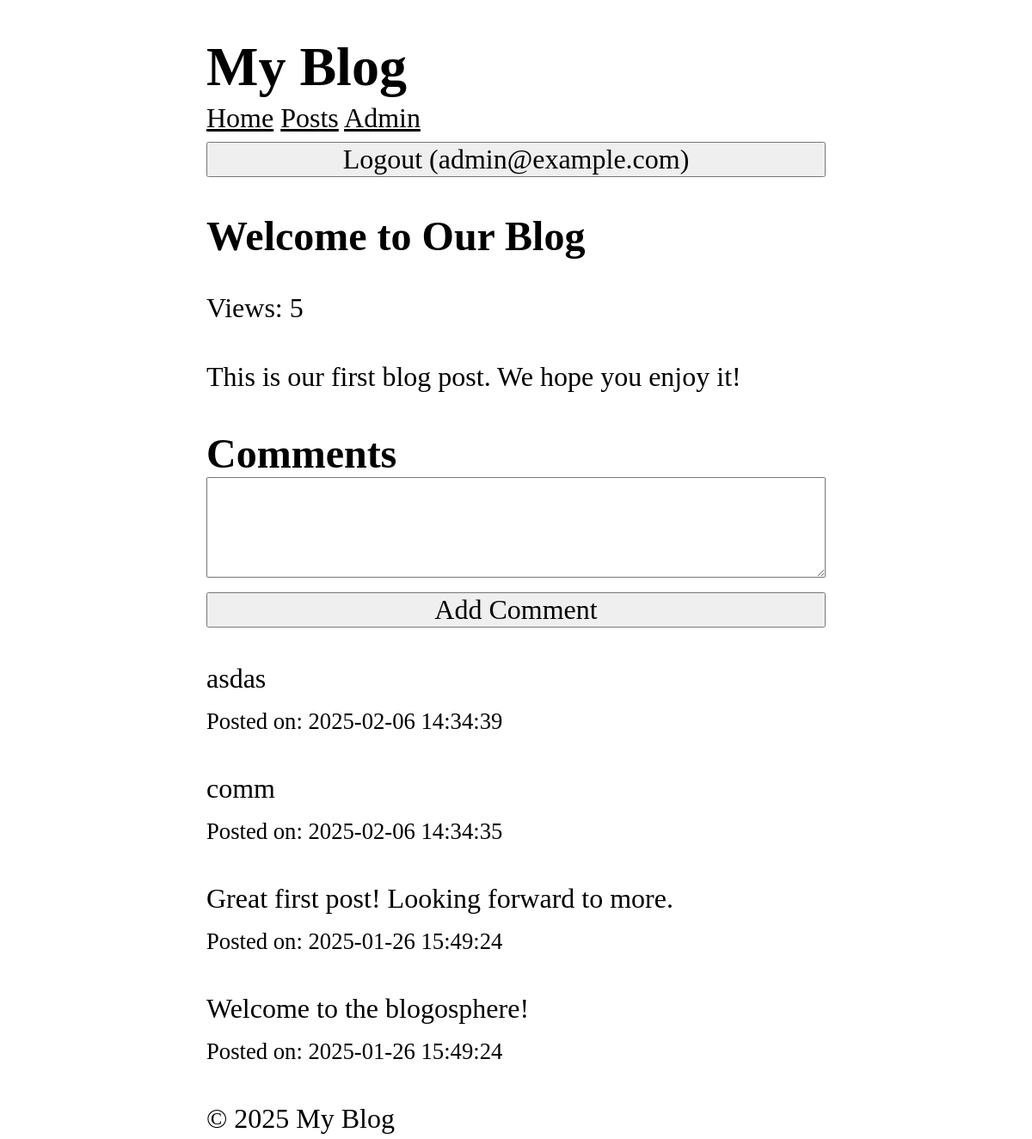
The app's page /posts/1 (signed in) with its own data.
### tables this page shows
CREATE TABLE users (
  id INTEGER PRIMARY KEY AUTOINCREMENT,
  name TEXT NOT NULL,
  email TEXT UNIQUE NOT NULL,
  password TEXT NOT NULL,
  role TEXT NOT NULL DEFAULT 'user',
  created_at DATETIME DEFAULT CURRENT_TIMESTAMP
);

CREATE TABLE posts (
  id INTEGER PRIMARY KEY AUTOINCREMENT,
  title TEXT NOT NULL,
  content TEXT NOT NULL,
  views INTEGER DEFAULT 0,
  user_id INTEGER NOT NULL,
  created_at DATETIME DEFAULT CURRENT_TIMESTAMP,
  FOREIGN KEY (user_id) REFERENCES users (id)
);

CREATE TABLE comments (
  id INTEGER PRIMARY KEY AUTOINCREMENT,
  content TEXT NOT NULL,
  user_id INTEGER NOT NULL,
  post_id INTEGER NOT NULL,
  created_at DATETIME DEFAULT CURRENT_TIMESTAMP,
  FOREIGN KEY (user_id) REFERENCES users (id),
  FOREIGN KEY (post_id) REFERENCES posts (id)
);

### core/View.php (called while the page is built, shortened)
<?php
class View
{
  protected static $globals = [];
  public static function share(string $key, mixed $value): void
  {
    static::$globals[$key] = $value;
  }
  public static function render(string $template, array $data = [], string $layout = null): string
  {
    $data = [...static::$globals, ...$data];
    $content = static::renderTemplate(
      $template,
      $data
    );
    return static::renderLayout($layout, $data, $content);
  }
  protected static function renderTemplate(string $template, array $data): string
  {
    extract($data);
    $path = dirname(__DIR__) . "/app/Views/$template.php";
    require $path;
    return ob_get_clean();
  }
  protected static function renderLayout(?string $template, array $data, string $content): string
  {
    extract([...$data, 'content' => $content]);
    $path = dirname(__DIR__) . "/app/Views/$template.php";
    require $path;
    return ob_get_clean();
  }
}

### app/Controllers/PostController.php (called while the page is built, shortened)
<?php
class PostController {
  public function show($id) {
    $post = Post::find($id);
    $comments = Comment::forPost($id);
    return View::render(
      template: 'post/show',
      layout: 'layouts/main',
      data: ['post' => $post, 'comments' => $comments]
    );
  }
}

### core/Router.php (called while the page is built, shortened)
<?php
class Router
{
  protected array $routes = [];
  protected array $globalMiddleware = [];
  protected array $routeMiddleware = [];
  public function add(string $method, string $uri, string $controller, array $middlewares = []): void
  {
    $this->routes[] = [
      'method' => $method,
      'uri' => $uri,
      'controller' => $controller,
      'middlewares' => $middlewares
    ];
  }
  public function addGlobalMiddleware(string $middleware): void
  {
    $this->globalMiddleware[] = $middleware;
  }
  public function addRouteMiddleware(string $name, string $middleware): void
  {
    $this->routeMiddleware[$name] = $middleware;
  }
  public function dispatch(string $uri, string $method): string
  {
    $route = $this->findRoute($uri, $method);
    $middlewares = [...$this->globalMiddleware, ...array_map(fn($name) => $this->routeMiddleware[$name], $route['middlewares'])];
    return $this->runMiddleware($middlewares, function () use ($route) {
      [$controller, $action] = explode('@', $route['controller']);
      return $this->callAction($controller, $action, $route['params']);
    });
  }
  protected function runMiddleware(array $middlewares, callable $target): mixed
  {
    $next = $target;
    foreach (array_reverse($middlewares) as $middleware) {
      $next = function () use ($middleware, $next) {
        error_log("Middleware running $middleware");
        return (new $middleware)->handle($next);
      };
    }
    return $next();
  }
  protected function findRoute(string $uri, string $method): ?array
  {
    foreach ($this->routes as $route) {
      $params = $this->matchRoute($route['uri'], $uri);
      if ($params !== null && $route['method'] === $method) {
        return [...$route, 'params' => $params];
      }
    }
    return null;
  }
  protected function matchRoute(string $routeUri, string $requestUri): ?array
  {
    $routeSegments = explode('/', trim($routeUri, '/'));
    $requestSegments = explode('/', trim($requestUri, '/'));
    if (count($routeSegments) !== count($requestSegments)) {
      return null;
    }
    $params = [];
    foreach ($routeSegments as $index => $routeSegment) {
      if (str_starts_with($routeSegment, '{') && str_ends_with($routeSegment, '}')) {
        $params[trim($routeSegment, '{}')] = $requestSegments[$index];
      } elseif ($routeSegment !== $requestSegments[$index]) {
        return null;
      }
    }
    return $params;
  }
  protected function callAction(string $controller, string $action, array $params): string
  {
    return (new $controllerClass)->$action(...$params);
  }
}

### app/Middlewares/CSRF.php (called while the page is built, shortened)
<?php
class CSRF implements Middleware
{
  public function handle(callable $next)
  {
    return $next();
  }
}

### app/Middlewares/View.php (called while the page is built, shortened)
<?php
class View implements Middleware
{
  public function handle(callable $next)
  {
    CoreView::share('user', Auth::user());
    return $next();
  }
}

### core/App.php (called while the page is built, shortened)
<?php
class App {
  protected static $container = [];
  public static function bind(string $key, mixed $value): void {
    static::$container[$key] = $value;
  }
  public static function get(string $key): mixed {
    return static::$container[$key];
  }
}

### core/Model.php (called while the page is built, shortened)
<?php
abstract class Model
{
  protected static string $table;
  public static function find(mixed $id): ?static
  {
    $db = App::get('database');
    return $db->fetch("SELECT * FROM " . static::$table . " WHERE id = ?", [$id], static::class);
  }
}

### core/Database.php (called while the page is built, shortened)
<?php
class Database
{
  protected $pdo;
  public function __construct(array $config)
  {
    try {
      $dsn = $this->createDsn($config);
      $username = $config['username'] ?? null;
      $password = $config['password'] ?? null;
      $options = $config['options'] ?? null;
      $this->pdo = new PDO($dsn, $username, $password, $options);
      $this->pdo->setAttribute(PDO::ATTR_ERRMODE, PDO::ERRMODE_EXCEPTION);
    } catch (PDOException $e) {
      throw new Exception("Could not connect to the database");
    }
  }
  protected function createDsn(array $config): string
  {
    $driver = $config['driver'];
    $dbname = $config['dbname'];
    return match ($driver) {
      'sqlite' => "sqlite:$dbname",
      default => throw new Exception("Unsupported database driver: $driver")
    };
  }
  public function query(string $sql, array $params = []): PDOStatement
  {
    $stmt = $this->pdo->prepare($sql);
    $stmt->execute($params);
    return $stmt;
  }
  public function fetchAll(string $sql, array $params = [], ?string $className = null): array
  {
    $stmt = $this->query($sql, $params);
    if ($className) {
      $results = $stmt->fetchAll(PDO::FETCH_ASSOC);
      return array_map(function ($row) use ($className) {
        $object = new $className();
        foreach ($row as $key => $value) {
          if (property_exists($object, $key)) {
            $object->$key = $value;
          }
        }
        return $object;
      }, $results);
    }
    return $stmt->fetchAll(PDO::FETCH_ASSOC);
  }
  public function fetch(string $sql, array $params = [], ?string $className = null): mixed
  {
    $stmt = $this->query($sql, $params);
    if ($className) {
      $result = $stmt->fetch(PDO::FETCH_ASSOC);
      if ($result) {
        $object = new $className();
        foreach ($result as $key => $value) {
          if (property_exists($object, $key)) {
            $object->$key = $value;
          }
        }
        return $object;
      }
      return null;
    }
    return $stmt->fetch(PDO::FETCH_ASSOC);
  }
}

### app/Models/Comment.php (called while the page is built, shortened)
<?php
class Comment extends Model
{
  public static function forPost($postId): array
  {
    $db = App::get('database');
    return $db->fetchAll(
      "SELECT * FROM comments WHERE post_id = ? ORDER BY created_at DESC",
      [$postId],
      static::class
    );
  }
}

### app/Services/Auth.php (called while the page is built, shortened)
<?php
class Auth
{
  protected static $user = null;
  public static function user(): ?User
  {
    if (static::$user === null) {
      $userId = $_SESSION['user_id'] ?? null;
      static::$user = $userId
        ? User::find($userId)
        : RememberMe::user();
    }
    return static::$user;
  }
}

### app/Views/post/show.php (the view, shortened to what this page needs)
<article>
  <h1><?= htmlspecialchars($post->title) ?></h1>
  <p>Views: <?= $post->views ?></p>
  <p>
    <?= nl2br(htmlspecialchars($post->content)) ?>
  </p>
</article>
<section>
  <h2 id="comments">Comments</h2>
  <?php if ($user): ?>
    <form action="/posts/<?= $post->id ?>/comments" method="POST">
      <textarea name="content" required rows="3"></textarea>
      <button type="submit">Add Comment</button>
    </form>
  <?php else: ?>
    <p>
      <a href="/login">Login to comment.</a>
    </p>
  <?php endif ?>
  <?php foreach ($comments as $comment): ?>
    <div>
      <p>
        <?= nl2br(htmlspecialchars($comment->content)) ?>
      </p>
      <small>Posted on: <?= $comment->created_at ?></small>
    </div>
  <?php endforeach ?>
</section>

### app/Views/layouts/main.php (shortened to what this page needs)
<!DOCTYPE html>
<html lang="en">
<head>
  <link rel="stylesheet" href="/style.css" />
</head>
<body>
  <header>
    <h1>My Blog</h1>
  </header>
  <nav>
    <a href="/">Home</a>
    <a href="/posts">Posts</a>
    <?php if ($user): ?>
      <a href="/admin/dashboard">Admin</a>
      <form action="/logout" method="POST">
        <button>Logout (<?= $user->email ?>)</button>
      </form>
    <?php else: ?>
      <a href="/login">Login</a>
    <?php endif ?>
  </nav>
  <main>
    <?= $content ?>
  </main>
  <footer>
    <p>&copy; <?= date('Y') ?> My Blog</p>
  </footer>
</body>
</html>

### public/style.css (style rules this page uses)
*, *::before, *::after { box-sizing: border-box; }
html { -moz-text-size-adjust: none; -webkit-text-size-adjust: none; text-size-adjust: none; }
body, h1, h2, h3, h4, p, figure, blockquote, dl, dd { margin-block-end: 0; }
body { min-height: 100vh; line-height: 1.5; max-width: 60%; margin-left: auto; margin-right: auto; font-size: 2em; font-family: Cambria, Cochin, Georgia, Times, "Times New Roman", serif; }
h1, h2, h3, h4, button, input, label { line-height: 1.1; }
h1, h2, h3, h4 { text-wrap: balance; }
a:not([class]) { text-decoration-skip-ink: auto; color: currentColor; }
input, button, textarea, select { font-family: inherit; font-size: inherit; width: 100%; }

### records on screen
users: email "admin@example.com"
posts: title "Welcome to Our Blog", views "5", content "This is our first blog post. We hope you enjoy it!"
comments: content "asdas", created_at "2025-02-06 14:34:39"
comments: content "comm", created_at "2025-02-06 14:34:35"
comments: content "Great first post! Looking forward to more.", created_at "2025-01-26 15:49:24"
comments: content "Welcome to the blogosphere!", created_at "2025-01-26 15:49:24"
